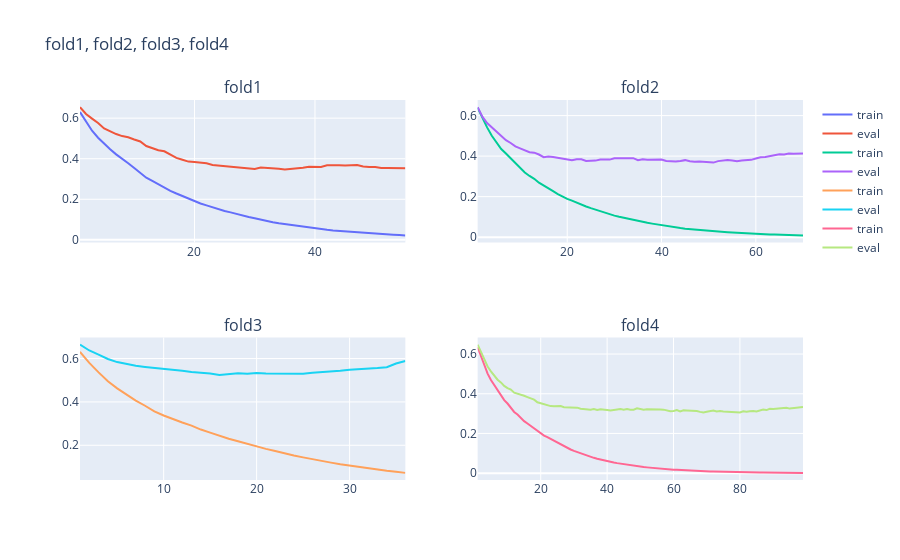

Notebook code for this chart:
### Markdown cell above
# 0.3859677412601033

### Code cell
fig = make_subplots(rows = 2,cols = 2,
                    subplot_titles=("fold1", "fold2", "fold3", "fold4"))
tuples = [(1,1),(1,2),(2,1),(2,2)]
for i in range(len(evals_results)):
    train_log = evals_results[i]['train']['balanced_logloss'] 
    eval_log = evals_results[i]['valid']['balanced_logloss'] 
    x = np.arange(1,1+len(train_log))
    fig.add_trace(go.Scatter(x = x, y = train_log,mode = 'lines',name = 'train'),
                 row = tuples[i][0],col = tuples[i][1])
    fig.add_trace(go.Scatter(x = x, y = eval_log,mode = 'lines',name = 'eval'),
                 row = tuples[i][0],col = tuples[i][1])
fig.update_layout(
    title = "fold1, fold2, fold3, fold4"
)
